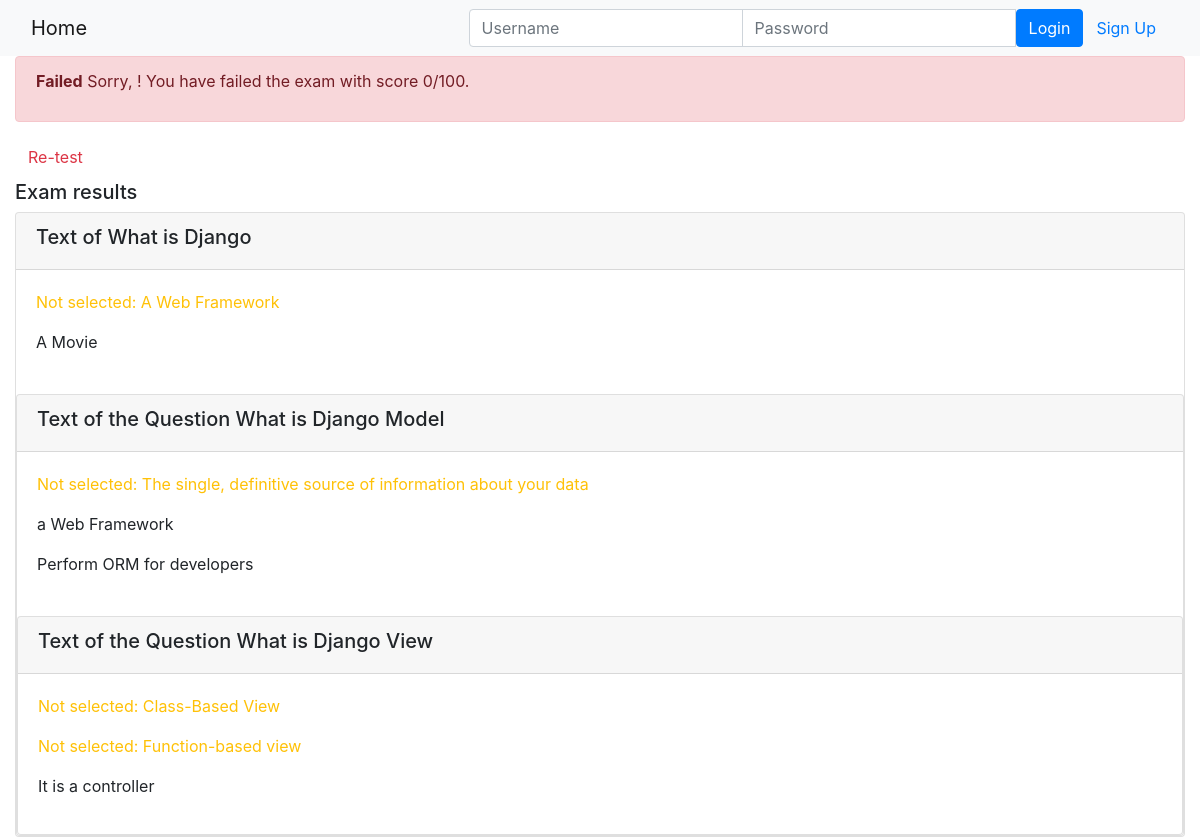
/onlinecourse/course/1/submission/1/result/, run on an earlier commit of the app's database.
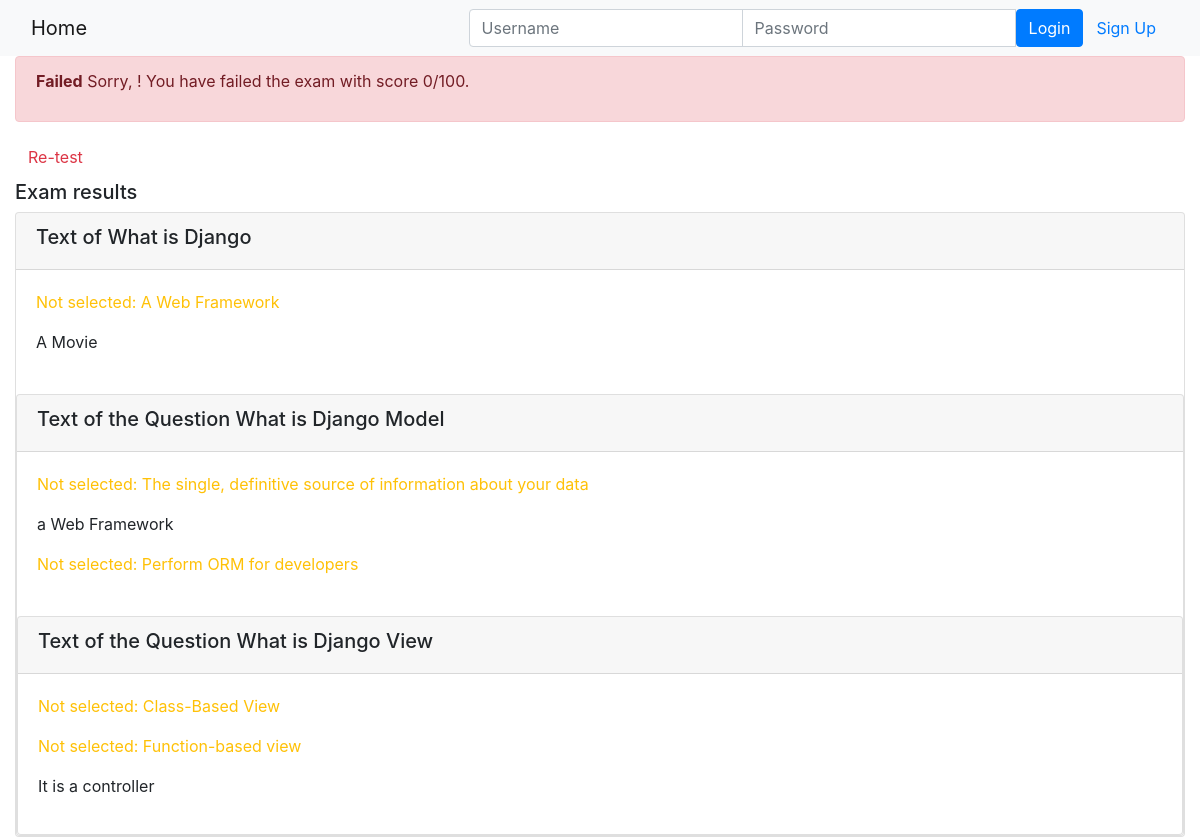
And on a later commit of the database.
### onlinecourse/models.py (models this page shows)
class Choice(models.Model):
    question = models.ForeignKey(Question, on_delete=models.CASCADE)
    content = models.TextField(default = "")
    choiche_is_correct = models.BooleanField()

### onlinecourse/views.py (the view)
def show_exam_result(request, course_id, submission_id):
    course = get_object_or_404(Course, pk=course_id)
    submission = get_object_or_404(Submission, pk=submission_id)
    choiche_list = submission.chocies.all()
    total_score = 0
    selected_choices = []
    for obj_choiche in choiche_list:
        choiche = get_object_or_404(Choice, pk=obj_choiche.id)
        selected_choices.append(obj_choiche.id)
        if choiche.choiche_is_correct:
            question = get_object_or_404(Question, pk=choiche.question.id)
            total_score += question.question_grade
    context = {}
    context["course"] = course
    context["selected_choices"] = selected_choices
    context["grade"] = total_score
    print(f"Context: {context}")
    return render(request, 'onlinecourse/exam_result_bootstrap.html', context)

### onlinecourse/models.py (called while the page is built)
    def __str__(self):
        return "Name: " + self.name + "," + \
               "Description: " + self.description

### onlinecourse/templates/onlinecourse/exam_result_bootstrap.html (shortened to what this page needs)
<!DOCTYPE html>
<html lang="en">
<head>
    {% load static %}
    <link rel="stylesheet" href="https://maxcdn.bootstrapcdn.com/bootstrap/4.5.2/css/bootstrap.min.css">
</head>
<body>
 <nav class="navbar navbar-light bg-light">
    <div class="container-fluid">
        <div class="navbar-header">
              <a class="navbar-brand" href="{% url 'onlinecourse:index' %}">Home</a>
        </div>
        <ul class="nav navbar-nav navbar-right">
            {% if user.is_authenticated %}
            <li>
                <a class="btn btn-link" href="#">{{ user.first_name }}({{ user.username }})</a>
                <a class="btn btn-link" href="{% url 'onlinecourse:logout' %}">Logout</a>
            </li>
            {% else %}
            <li>
                <form class="form-inline" action="{% url 'onlinecourse:login' %}" method="post">
                    <div class="input-group">
                        <input type="text" class="form-control" placeholder="Username" name="username" >
                        <input type="password" class="form-control" placeholder="Password" name="psw" >
                        <button class="btn btn-primary" type="submit">Login</button>
                        <a class="btn btn-link" href="{% url 'onlinecourse:registration' %}">Sign Up</a>
                    </div>
                </form>
            </li>
            {% endif %}
        </ul>
    </div>
</nav>
<div class="container-fluid">
    {% if grade > 80 %}
        <div class="alert alert-success">
            <p><b>Congratulations, {{user.first_name}}!</b> You have passed the exam and completed the
                course with score {{grade}}/100.</p>
        </div>
    {% else %}
        <div class="alert alert-danger">
            <p><b>Failed</b> Sorry, {{user.first_name}}! You have failed the exam with score {{grade}}/100.</p>
        </div>
        <a class="btn btn-link text-danger" href="{% url 'onlinecourse:course_details' course.id %}">Re-test</a>
    {% endif %}
    <div class="card-columns-vertical mt-1">
        <h5 class="">Exam results</h5>
        {% for question in course.question_set.all %}
        <div class="card mt-1">
            <div class="card-header"><h5>{{ question.question_text}}</h5></div>
            <div class="card-body">
                {% for choice in question.choice_set.all %}
                    {% if choice.id not in selected_choices %}
                        {% if choice.choiche_is_correct %}
                            <div class="card-text">
                                <p class="text-warning"> Not selected: {{ choice.content }} </p>
                            </div>
                        {%else%}
                            <div class="card-text">
                                <p>{{ choice.content }} </p>
                            </div>
                        {%endif%}
                    {%endif%}
                {% endfor %}
            </div>
        {% endfor %}
    </div>
</body>
</html>

What changed in the data, as far as the page shows it:
changed Choice "Perform ORM for developers": choiche_is_correct False → True (drawn)
